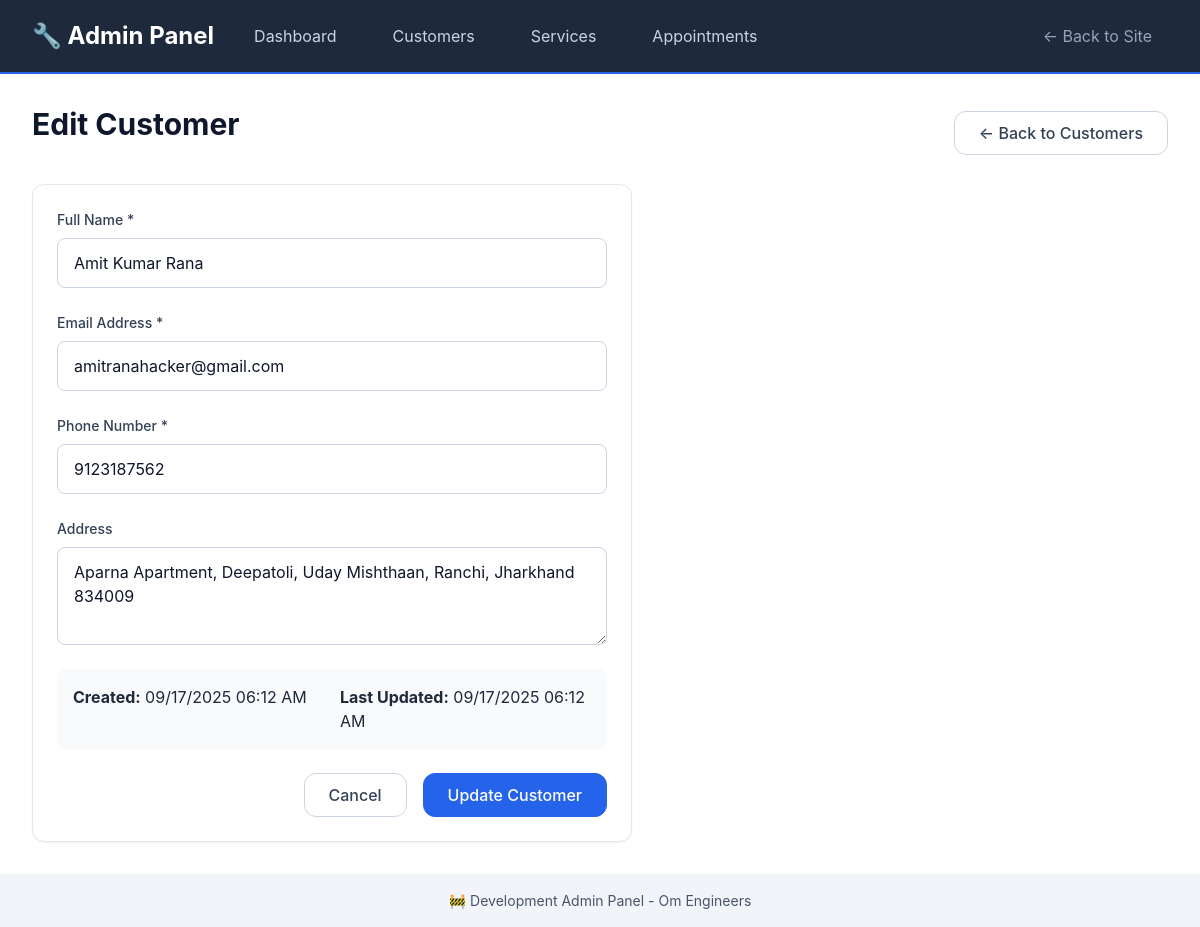
Before: /admin/customers/1/edit with the older database file.
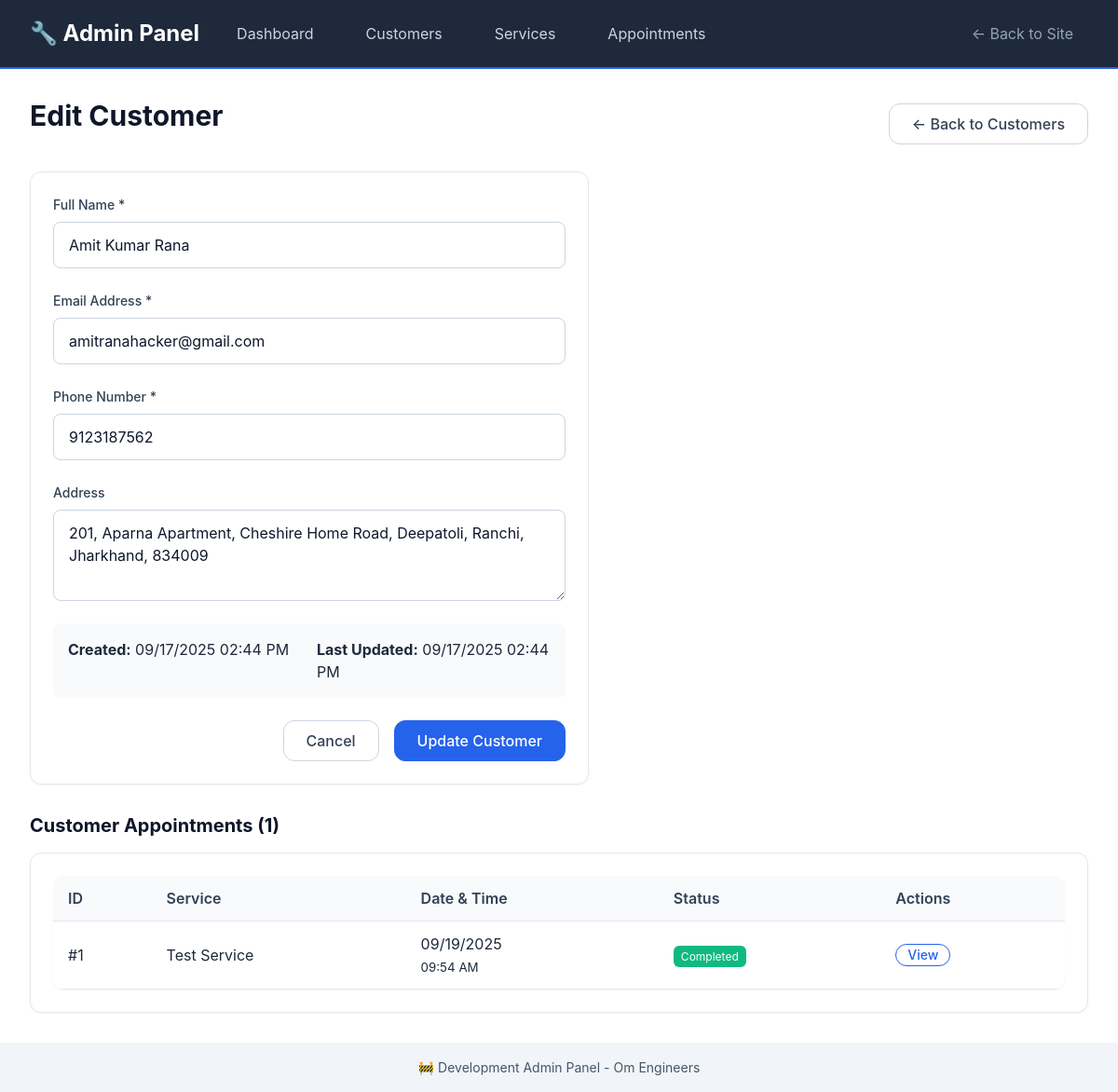
After: the same page with the newer database file.
### models/customer_db.py (models this page shows, shortened)
class Customer(db.Model):
    __tablename__ = 'customers'
    id: Mapped[int] = mapped_column(primary_key=True)
    name: Mapped[str] = mapped_column(String(100), nullable=False)
    email: Mapped[str] = mapped_column(String(120), nullable=True, index=True)
    phone: Mapped[str] = mapped_column(String(20), nullable=False, index=True)
    address: Mapped[str] = mapped_column(Text, nullable=True)
    created_at: Mapped[datetime] = mapped_column(DateTime, default=datetime.utcnow)
    updated_at: Mapped[datetime] = mapped_column(DateTime, default=datetime.utcnow, onupdate=datetime.utcnow)
    appointments = db.relationship('Appointment', back_populates='customer', cascade='all, delete-orphan')

### models/appointment_db.py (models this page shows, shortened)
class Appointment(db.Model):
    __tablename__ = 'appointments'
    id: Mapped[int] = mapped_column(primary_key=True)
    customer_id: Mapped[int] = mapped_column(ForeignKey('customers.id'), nullable=False)
    service_id: Mapped[int] = mapped_column(ForeignKey('services.id'), nullable=False)
    appointment_date: Mapped[date] = mapped_column(Date, nullable=False, index=True)
    appointment_time: Mapped[time] = mapped_column(Time, nullable=False)
    appointment_type: Mapped[AppointmentType] = mapped_column(Enum(AppointmentType), default=AppointmentType.SERVICE)
    status: Mapped[AppointmentStatus] = mapped_column(Enum(AppointmentStatus), default=AppointmentStatus.PENDING, index=True)
    notes: Mapped[str] = mapped_column(Text, nullable=True)
    address: Mapped[str] = mapped_column(Text, nullable=True)
    estimated_duration: Mapped[str] = mapped_column(String(50), nullable=True)
    estimated_cost: Mapped[str] = mapped_column(String(50), nullable=True)
    actual_cost: Mapped[str] = mapped_column(String(50), nullable=True)
    technician_notes: Mapped[str] = mapped_column(Text, nullable=True)
    created_at: Mapped[datetime] = mapped_column(DateTime, default=datetime.utcnow)
    updated_at: Mapped[datetime] = mapped_column(DateTime, default=datetime.utcnow, onupdate=datetime.utcnow)
    completed_at: Mapped[datetime] = mapped_column(DateTime, nullable=True)
    cancelled_at: Mapped[datetime] = mapped_column(DateTime, nullable=True)
    customer = db.relationship('Customer', back_populates='appointments')
    service = db.relationship('Service', back_populates='appointments')

### models/service_db.py (models this page shows, shortened)
class Service(db.Model):
    __tablename__ = 'services'
    id: Mapped[int] = mapped_column(primary_key=True)
    name: Mapped[str] = mapped_column(String(100), nullable=False)
    description: Mapped[str] = mapped_column(Text, nullable=False)
    category: Mapped[str] = mapped_column(String(50), nullable=False, index=True)
    duration: Mapped[str] = mapped_column(String(50), nullable=False)
    price_range: Mapped[str] = mapped_column(String(50), nullable=False)
    icon: Mapped[str] = mapped_column(String(10), default="🔧")
    is_active: Mapped[bool] = mapped_column(Boolean, default=True, index=True)
    created_at: Mapped[datetime] = mapped_column(DateTime, default=datetime.utcnow)
    updated_at: Mapped[datetime] = mapped_column(DateTime, default=datetime.utcnow, onupdate=datetime.utcnow)
    appointments = db.relationship('Appointment', back_populates='service')

### routes/admin.py (the view)
@admin_bp.route('/customers/<int:customer_id>/edit')
def edit_customer(customer_id):
    customer = Customer.query.get_or_404(customer_id)
    return render_template('admin/customer_form.html', customer=customer)

### templates/admin/customer_form.html (shortened to what the changed rows need)
{% extends "admin/base.html" %}
{% block content %}
<div style="display: flex; justify-content: space-between; align-items: center; margin-bottom: var(--space-6);">
    <h1>{% if customer %}Edit Customer{% else %}Add New Customer{% endif %}</h1>
</div>
<div class="card" style="max-width: 600px;">
    <form method="POST"
          action="{% if customer %}{{ url_for('admin.update_customer', customer_id=customer.id) }}{% else %}{{ url_for('admin.create_customer') }}{% endif %}">
        <div class="form-group">
            <label for="name" class="form-label">Full Name *</label>
            <input type="text" id="name" name="name" class="form-input"
                   value="{{ customer.name if customer else '' }}" required>
        </div>
        <div class="form-group">
            <label for="email" class="form-label">Email Address *</label>
            <input type="email" id="email" name="email" class="form-input"
                   value="{{ customer.email if customer else '' }}" required>
        </div>
        <div class="form-group">
            <label for="phone" class="form-label">Phone Number *</label>
            <input type="tel" id="phone" name="phone" class="form-input"
                   value="{{ customer.phone if customer else '' }}" required>
        </div>
        <div class="form-group">
            <label for="address" class="form-label">Address</label>
            <textarea id="address" name="address" class="form-input" rows="3"
                      placeholder="Complete address including city and state">{{ customer.address if customer else '' }}</textarea>
        </div>
        {% if customer %}
        <div style="display: grid; grid-template-columns: 1fr 1fr; gap: var(--space-4); margin-bottom: var(--space-6); padding: var(--space-4); background: var(--gray-50); border-radius: var(--border-radius);">
            <div>
                <strong>Created:</strong> {{ customer.created_at.strftime('%m/%d/%Y %I:%M %p') }}
            </div>
            <div>
                <strong>Last Updated:</strong> {{ customer.updated_at.strftime('%m/%d/%Y %I:%M %p') if customer.updated_at else 'Never' }}
            </div>
        </div>
        {% endif %}
    </form>
</div>
{% if customer and customer.appointments %}
<div style="margin-top: var(--space-8);">
    <h3>Customer Appointments ({{ customer.appointments|length }})</h3>
    <div class="card">
        <table class="admin-table">
            <thead>
                <tr>
                    <th>ID</th>
                    <th>Service</th>
                    <th>Date & Time</th>
                    <th>Status</th>
                    <th>Actions</th>
                </tr>
            </thead>
            <tbody>
                {% for appointment in customer.appointments %}
                <tr>
                    <td>#{{ appointment.id }}</td>
                    <td>{{ appointment.service.name if appointment.service else 'Unknown' }}</td>
                    <td>
                        {{ appointment.appointment_date.strftime('%m/%d/%Y') }}<br>
                        <small>{{ appointment.appointment_time.strftime('%I:%M %p') }}</small>
                    </td>
                    <td>
                        <span style="background-color:
                            {% if appointment.status.value == 'pending' %}var(--warning-color)
                            {% elif appointment.status.value == 'confirmed' %}var(--primary-color)
                            {% elif appointment.status.value == 'completed' %}var(--success-color)
                            {% elif appointment.status.value == 'cancelled' %}var(--error-color)
                            {% else %}var(--gray-400){% endif %};
                            color: var(--white); padding: var(--space-1) var(--space-2); border-radius: var(--border-radius-sm); font-size: var(--font-size-xs);">
                            {{ appointment.status.value.title() }}
                        </span>
                    </td>
                    <td>
                        <a href="{{ url_for('admin.edit_appointment', appointment_id=appointment.id) }}"
                           class="btn btn-sm btn-outline">View</a>
                    </td>
                </tr>
                {% endfor %}
            </tbody>
        </table>
    </div>
</div>
{% endif %}
{% endblock %}

Changed rows visible on the page:
changed Customer "Amit Kumar Rana": address "Aparna Apartment, Deepatoli, Uday Mishthaan, Ranchi, Jharkhand 834009" → "201, Aparna Apartment, Cheshire Home Road, Deepatoli, Ranchi, Jharkhand, 834009"; created_at "09/17/2025 06:12 AM" → "09/17/2025 02:44 PM"; updated_at "09/17/2025 06:12 AM" → "09/17/2025 02:44 PM"
added Appointment: id "1", service "Test Service", appointment_date "09/19/2025", appointment_time "09:54 AM", status.value "Completed"
Other visible differences:
{{ customer.appointments|length }}: (not shown) → "1"
text now shown: "Customer Appointments ( ) ID Service Date & Time Status Actions"
